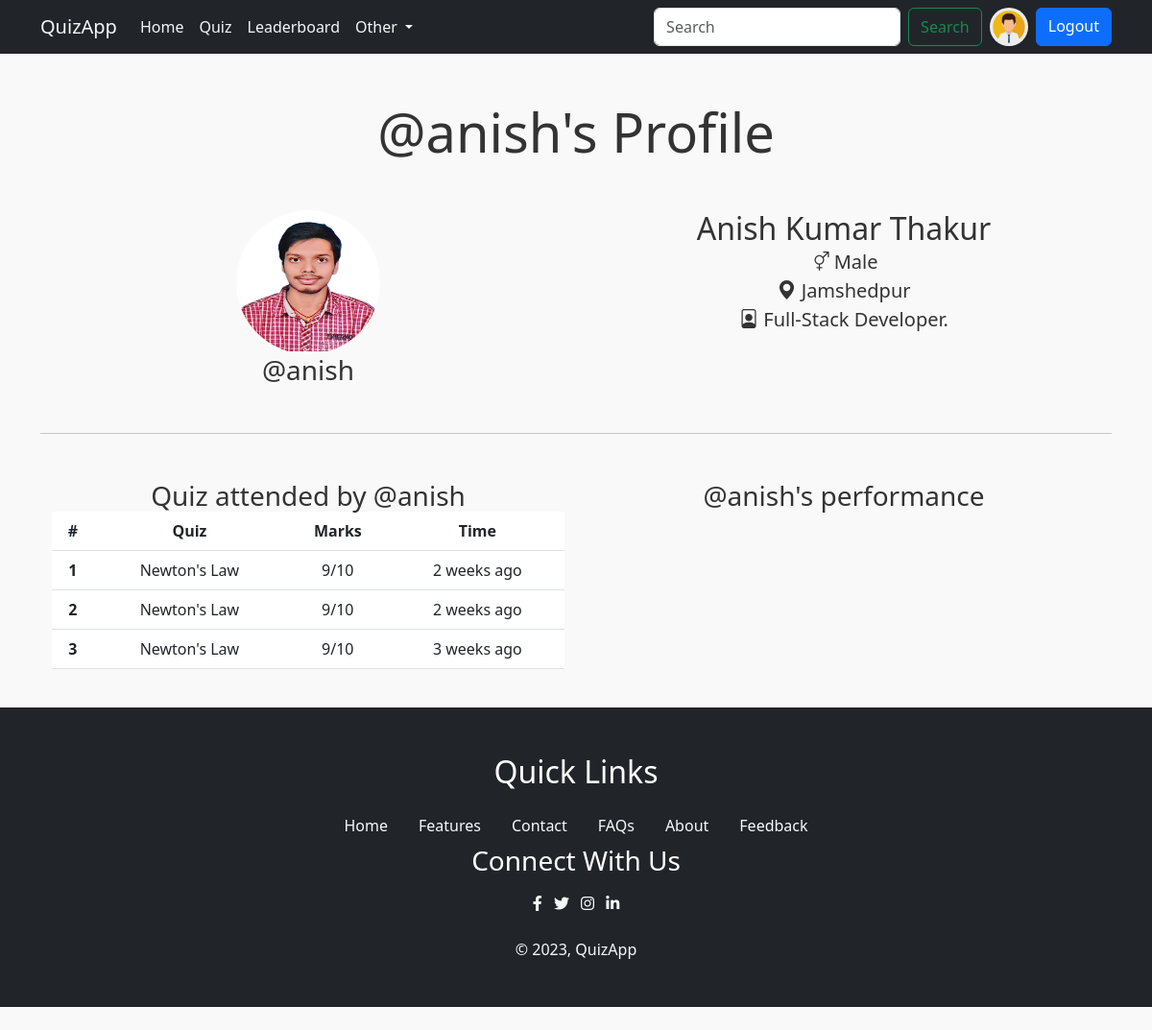
Before: /user/profile/anish (signed in) with the older database file.
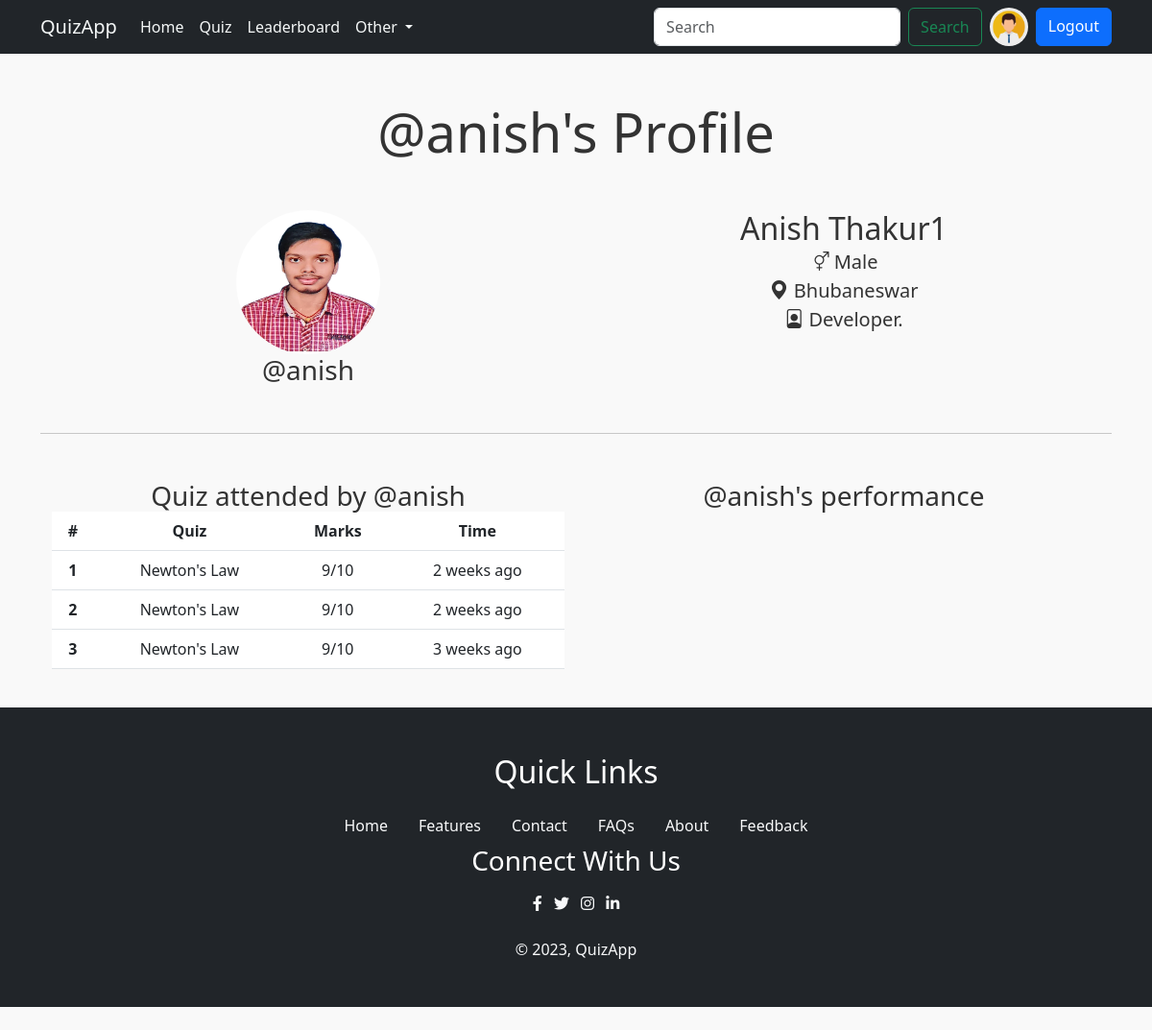
After: the same page with the newer database file.
### account/models.py (models this page shows, shortened)
class Profile(models.Model):
    user=models.OneToOneField(User,on_delete=models.CASCADE,null=True,verbose_name='User Object')
    bio=models.TextField(blank=True,null=True)
    profile_img=models.ImageField(upload_to='profile_images',default='user.jpg',blank=True,null=True,verbose_name='Profile_pic')
    location=models.CharField(max_length=100,blank=True,null=True)
    GENDER=(
        ('Male','Male'),
        ('Female','Female'),
        ('Other','Other'),
    )
    gender=models.CharField(max_length=6,choices=GENDER,blank=True,null=True)
    @property
    def full_name(self):
        return f"{self.user.first_name} {self.user.last_name}"

### account/views.py (the view)
# urls.py: path('profile/<str:username>',views.profile,name='profile'),
@login_required(login_url='login')
def profile(request,username):
    user_object2 = User.objects.get(username=username)
    user_profile2=Profile.objects.get(user=user_object2)
    user_object=User.objects.get(username=request.user)
    user_profile=Profile.objects.get(user=user_object)
    context={"user_profile":user_profile,"user_profile2":user_profile2}
    return render(request,"profile.html",context)

### templates/profile.html (shortened to what this page needs)
{% extends "index.html" %}
{% load static %}
{% block content %}
    <h1 class="display-4 text-center my-5">@{{user_profile2.user.username}}'s Profile</h1>
    <div class="container text-center">
        <div class="container text-center my-4">
            <div class="row row-cols-sm-1 row-cols-md-2">
                <div class="col-12">
                    <img src="{{user_profile2.profile_img.url}}" class="rounded-circle" alt="user-profile" width="150" height="150">
                    <h2 class="fs-3">@{{user_profile2.user.username}}</h2>
                </div>
                <div class="col-12">
                    <h2>{{ user_profile2.full_name|default:"Full Name Not Available" }}</h2>
                    <p class="fs-5"><i class="bi bi-gender-ambiguous"></i> {{user_profile2.gender|default:"Gender not available"}}</p>
                    <p class="fs-5"><i class="bi bi-geo-alt-fill"></i> {{user_profile2.location|default:"Location not available"}}</p>
                    <p class="fs-5"><i class="bi bi-file-person"></i> {{user_profile2.bio|default:"Bio not available"}}.</p>
                </div>
            </div>
        </div>
        <hr class="my-5">
        <div class="container">
            <div class="row row-cols-sm-1 row-cols-md-1 row-cols-lg-2">
                <div class="col-12">
                    <h3>Quiz attended by @{{user_profile2.user.username}}</h3>
                    <table class="table">
                        <thead>
                            <tr>
                                <th scope="col">#</th>
                                <th scope="col">Quiz</th>
                                <th scope="col">Marks</th>
                                <th scope="col">Time</th>
                            </tr>
                        </thead>
                        <tbody>
                            <tr>
                                <th scope="row">1</th>
                                <td>Newton's Law</td>
                                <td>9/10</td>
                                <td>2 weeks ago</td>
                            </tr>
                            <tr>
                                <th scope="row">2</th>
                                <td>Newton's Law</td>
                                <td>9/10</td>
                                <td>2 weeks ago</td>
                            </tr>
                            <tr>
                                <th scope="row">3</th>
                                <td>Newton's Law</td>
                                <td>9/10</td>
                                <td>3 weeks ago</td>
                            </tr>
                        </tbody>
                    </table>
                </div>
                <div class="col-12">
                    <h3>@{{user_profile2.user.username}}'s performance</h3>
                </div>
            </div>
        </div>
    </div>
{% endblock content%}

Changed rows visible on the page:
changed Profile "Male": full_name "Anish Kumar Thakur" → "Anish Thakur1"; location "Jamshedpur" → "Bhubaneswar"; bio "Full-Stack Developer" → "Developer"
